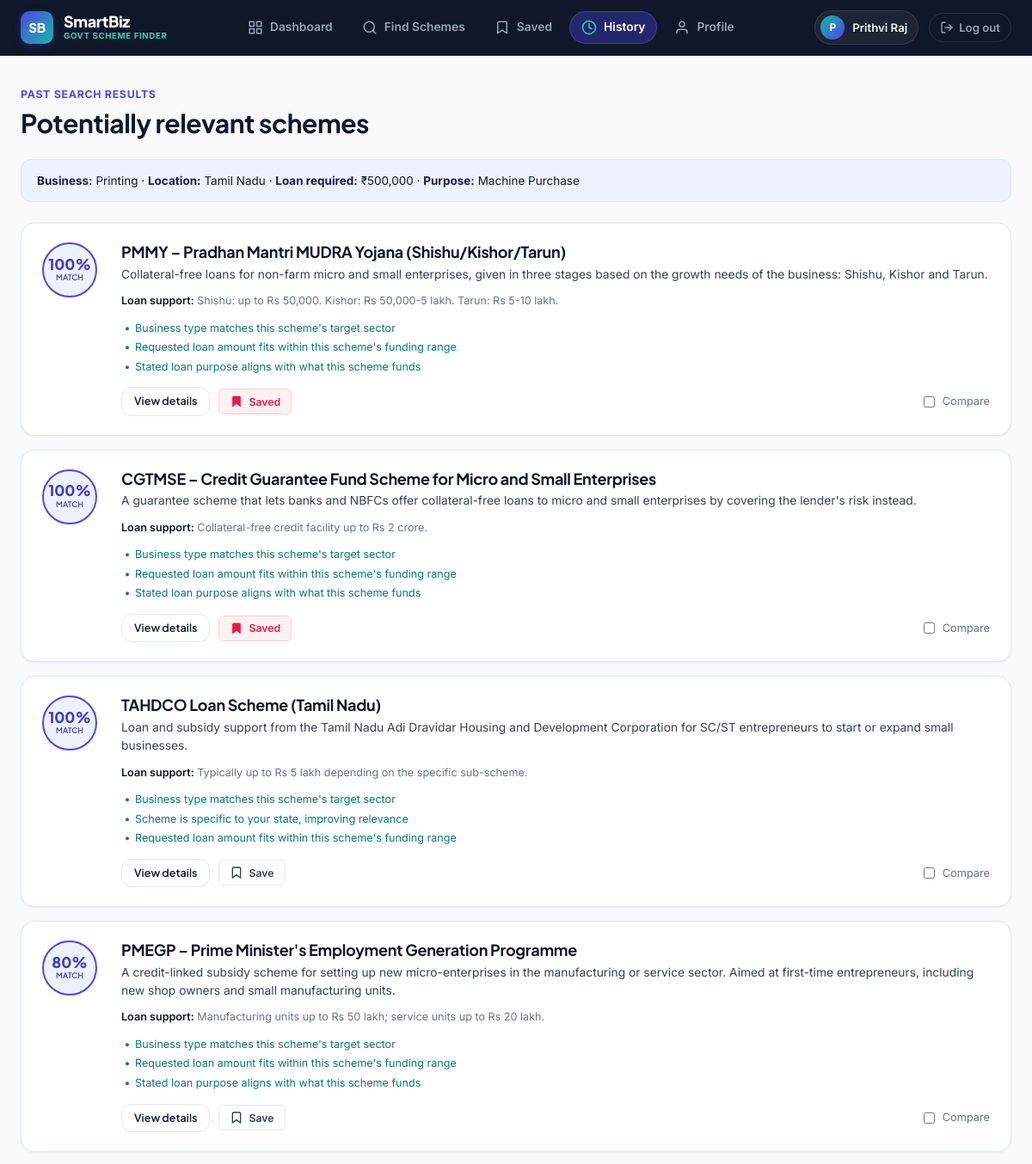
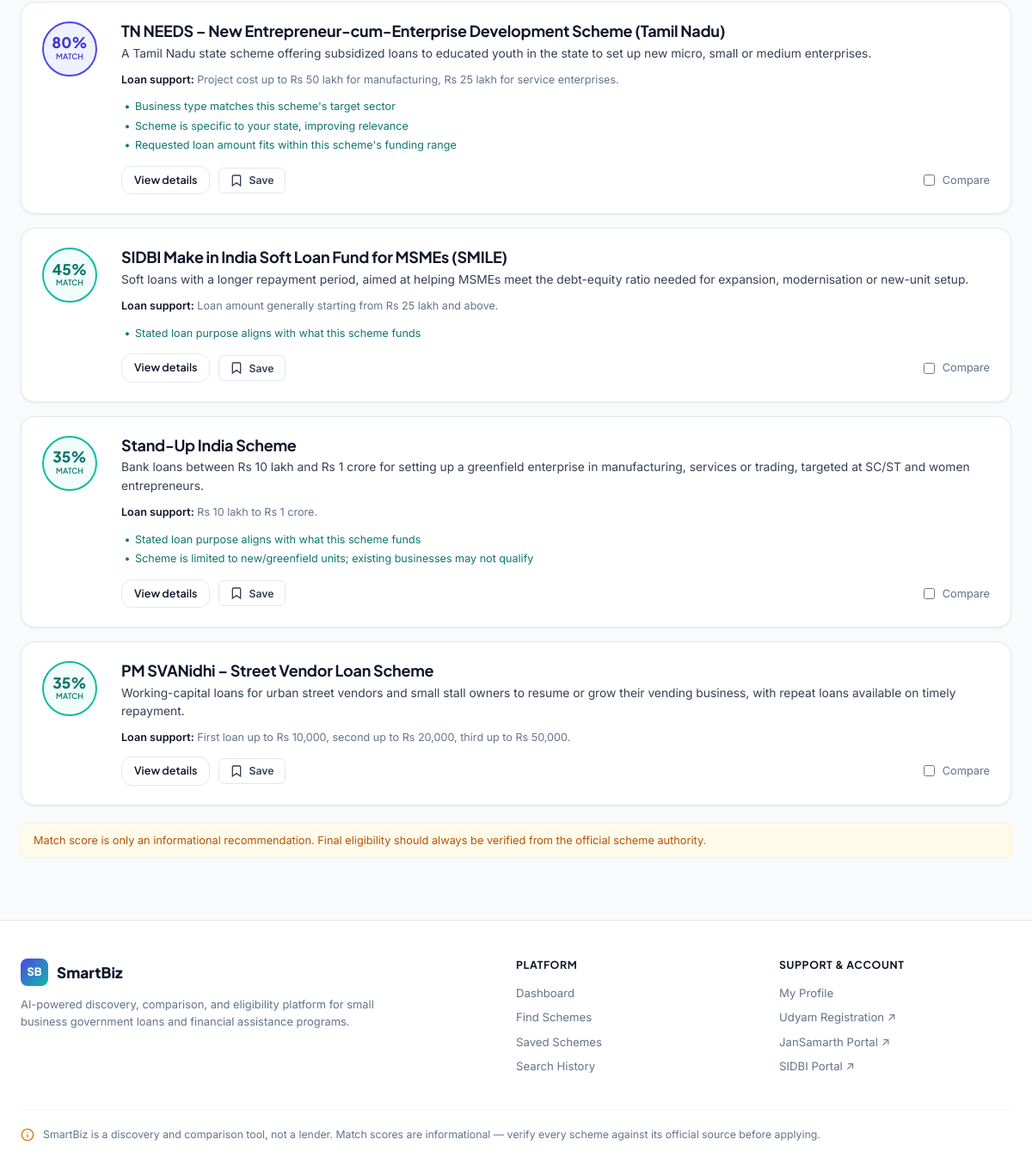
The app's page /history/3 (signed in) with its own data (2 pictures, top to bottom).
### tables this page shows
CREATE TABLE search_history (
            history_id INTEGER PRIMARY KEY AUTOINCREMENT,
            user_id INTEGER NOT NULL,
            business_type TEXT,
            location TEXT,
            turnover INTEGER,
            loan_amount INTEGER,
            loan_purpose TEXT,
            business_age INTEGER,
            search_date TEXT DEFAULT (datetime('now')),
            search_results TEXT,
            FOREIGN KEY (user_id) REFERENCES users(user_id) ON DELETE CASCADE
        );

CREATE TABLE schemes (
            scheme_id INTEGER PRIMARY KEY AUTOINCREMENT,
            scheme_name TEXT NOT NULL,
            description TEXT,
            eligibility TEXT,
            benefits TEXT,
            loan_details TEXT,
            documents TEXT,
            official_link TEXT,
            raw_json TEXT,
            last_updated TEXT DEFAULT (datetime('now'))
        );

### app.py (the view)
@app.route("/history/<int:history_id>")
@login_required
def history_view(history_id):
    db = get_db()
    row = db.execute(
        "SELECT * FROM search_history WHERE history_id = ? AND user_id = ?",
        (history_id, session["user_id"]),
    ).fetchone()
    if not row:
        flash("Search not found.", "error")
        return redirect(url_for("history"))
    user_input = {
        "business_type": row["business_type"], "location": row["location"],
        "annual_turnover": row["turnover"], "loan_amount": row["loan_amount"],
        "loan_purpose": row["loan_purpose"], "business_age": row["business_age"],
        "registration_status": "udyam", "previous_loan": "none"
    }
    _, ranked = _run_match(user_input)
    saved_ids = {
        r["scheme_id"] for r in db.execute(
            "SELECT scheme_id FROM saved_schemes WHERE user_id = ?", (session["user_id"],)
        )
    }
    return render_template("results.html", user_input=user_input, schemes=ranked[:10],
                            saved_ids=saved_ids, from_history=True)

### ai/scheme_matcher.py (called while the page is built)
def _normalize(text):
    return (text or "").strip().lower()

def match_schemes(all_schemes, user_input, top_n=None):
    results = []
    for scheme in all_schemes:
        pct, reasons = score_scheme(scheme, user_input)
        results.append({**scheme, "match_score": pct, "match_reasons": reasons})
    results.sort(key=lambda s: s["match_score"], reverse=True)
    if top_n:
        results = results[:top_n]
    return results

### app.py (called while the page is built, shortened)
def get_db():
    if "db" not in g:
        g.db = sqlite3.connect(DB_PATH)
        g.db.row_factory = sqlite3.Row
        g.db.execute("PRAGMA foreign_keys = ON")
    return g.db

def login_required(view):
    @wraps(view)
    def wrapped(*args, **kwargs):
        return view(*args, **kwargs)
    return wrapped

@app.context_processor
def inject_user():
    return {"current_user_name": session.get("user_name")}

def _clean_int(val, default=0):
    if val is None:
        return default
    if isinstance(val, (int, float)):
        return int(val)
    cleaned = re.sub(r"[^\d]", "", str(val).strip())
    return int(cleaned) if cleaned else default

def _run_match(form):
    user_input = {
        "business_type": str(form.get("business_type") or "").strip(),
        "location": str(form.get("location") or "").strip(),
        "annual_turnover": _clean_int(form.get("annual_turnover")),
        "loan_amount": _clean_int(form.get("loan_amount")),
        "loan_purpose": str(form.get("loan_purpose") or "").strip(),
        "business_age": _clean_int(form.get("business_age")),
        "registration_status": str(form.get("registration_status") or "").strip(),
        "previous_loan": str(form.get("previous_loan") or "").strip(),
    }
    all_schemes = [dict(row_to_scheme(r)) for r in get_db().execute("SELECT * FROM schemes")]
    ranked = match_schemes(all_schemes, user_input)
    return user_input, ranked

def row_to_scheme(row):
    data = json.loads(row["raw_json"])
    data["scheme_id"] = row["scheme_id"]
    return data

### templates/results.html (shortened to what this page needs)
{% extends "base.html" %}
{% block content %}
<div class="results-header">
  <div class="eyebrow">{{ 'Past search results' if from_history else 'Your requirements' }}</div>
  <h1>Potentially relevant schemes</h1>
</div>
<div class="results-summary">
  <b>Business:</b> {{ user_input.business_type|title }} ·
  <b>Location:</b> {{ user_input.location }} ·
  <b>Loan required:</b> ₹{{ "{:,}".format(user_input.loan_amount) }} ·
  <b>Purpose:</b> {{ user_input.loan_purpose|title }}
</div>
{% if schemes|length == 0 %}
<div class="empty-state">
  <h3>No matching schemes found</h3>
  <p>Try adjusting your loan amount or business type and search again.</p>
  <a href="{{ url_for('find_schemes') }}" class="btn btn-accent">Search again</a>
</div>
{% else %}
<div class="scheme-list" id="schemeList">
  {% for scheme in schemes %}
  <div class="scheme-card">
    <div class="match-badge {{ 'match-high' if scheme.match_score >= 80 }}">
      <span class="num">{{ scheme.match_score }}%</span>
      <span class="pct">match</span>
    </div>
    <div>
      <h3>{{ scheme.scheme_name }}</h3>
      <p class="desc">{{ scheme.description }}</p>
      <div class="scheme-meta">
        <span><b>Loan support:</b> {{ scheme.loan_details }}</span>
      </div>
      {% if scheme.match_reasons %}
      <ul class="match-reasons">
        {% for reason in scheme.match_reasons[:3] %}
        <li>{{ reason }}</li>
        {% endfor %}
      </ul>
      {% endif %}
      <div class="card-actions">
        <a href="{{ url_for('scheme_details', scheme_id=scheme.scheme_id) }}" class="btn btn-outline btn-sm">View details</a>
        <button type="button" class="btn-save-toggle {{ 'is-saved' if scheme.scheme_id in saved_ids else '' }}" data-scheme-id="{{ scheme.scheme_id }}" aria-label="{{ 'Remove from saved' if scheme.scheme_id in saved_ids else 'Save scheme' }}">
          {% if scheme.scheme_id in saved_ids %}
          <svg class="save-icon" width="16" height="16" viewBox="0 0 24 24" fill="currentColor" stroke="currentColor" stroke-width="1"><path d="M19 21l-7-5-7 5V5a2 2 0 0 1 2-2h10a2 2 0 0 1 2 2z"></path></svg>
          <span class="save-btn-text">Saved</span>
          {% else %}
          <svg class="save-icon" width="16" height="16" viewBox="0 0 24 24" fill="none" stroke="currentColor" stroke-width="2"><path d="M19 21l-7-5-7 5V5a2 2 0 0 1 2-2h10a2 2 0 0 1 2 2z"></path></svg>
          <span class="save-btn-text">Save</span>
          {% endif %}
        </button>
        <label class="compare-check">
          <input type="checkbox" class="compare-checkbox" value="{{ scheme.scheme_id }}">
          Compare
        </label>
      </div>
    </div>
  </div>
  {% endfor %}
</div>
<div class="notice-box" style="margin-top:20px;">Match score is only an informational recommendation. Final eligibility should always be verified from the official scheme authority.</div>
{% endif %}
{% endblock %}

### templates/base.html (shortened to what this page needs)
<!DOCTYPE html>
<html lang="en">
<head>
<link rel="stylesheet" href="{{ url_for('static', filename='css/style.css') }}">
</head>
<body>
{% if session.get('user_id') %}
<header class="topbar">
  <div class="topbar-inner">
    <a class="brand" href="{{ url_for('dashboard') }}" aria-label="SmartBiz Home">
      <div class="brand-badge">SB</div>
      <div class="brand-text-group">
        <span class="brand-title">SmartBiz</span>
        <span class="brand-tag">GOVT SCHEME FINDER</span>
      </div>
    </a>
    <nav class="topnav" id="desktopNav">
      <a href="{{ url_for('dashboard') }}" class="nav-item {{ 'active' if request.endpoint == 'dashboard' }}">
        <span>Dashboard</span>
      </a>
      <a href="{{ url_for('find_schemes') }}" class="nav-item {{ 'active' if request.endpoint in ['find_schemes','results'] }}">
        <svg width="18" height="18" viewBox="0 0 24 24" fill="none" stroke="currentColor" stroke-width="2" stroke-linecap="round" stroke-linejoin="round"><circle cx="11" cy="11" r="8"></circle><line x1="21" y1="21" x2="16.65" y2="16.65"></line></svg>
        <span>Find Schemes</span>
      </a>
      <a href="{{ url_for('saved_schemes') }}" class="nav-item {{ 'active' if request.endpoint == 'saved_schemes' }}">
        <svg width="18" height="18" viewBox="0 0 24 24" fill="none" stroke="currentColor" stroke-width="2" stroke-linecap="round" stroke-linejoin="round"><path d="M19 21l-7-5-7 5V5a2 2 0 0 1 2-2h10a2 2 0 0 1 2 2z"></path></svg>
        <span>Saved</span>
      </a>
      <a href="{{ url_for('history') }}" class="nav-item {{ 'active' if request.endpoint in ['history','history_view'] }}">
        <svg width="18" height="18" viewBox="0 0 24 24" fill="none" stroke="currentColor" stroke-width="2" stroke-linecap="round" stroke-linejoin="round"><circle cx="12" cy="12" r="10"></circle><polyline points="12 6 12 12 16 14"></polyline></svg>
        <span>History</span>
      </a>
      <a href="{{ url_for('profile') }}" class="nav-item {{ 'active' if request.endpoint == 'profile' }}">
        <svg width="18" height="18" viewBox="0 0 24 24" fill="none" stroke="currentColor" stroke-width="2" stroke-linecap="round" stroke-linejoin="round"><path d="M20 21v-2a4 4 0 0 0-4-4H8a4 4 0 0 0-4 4v2"></path><circle cx="12" cy="7" r="4"></circle></svg>
        <span>Profile</span>
      </a>
    </nav>
    <div class="topbar-user-section">
      <a href="{{ url_for('profile') }}" class="user-pill" title="My Profile">
        <div class="user-avatar">{{ (current_user_name or 'U')[:1] | upper }}</div>
        <span class="user-name-text">{{ current_user_name or 'Account' }}</span>
      </a>
      <a href="{{ url_for('logout') }}" class="btn-logout" title="Log out">
        <svg width="16" height="16" viewBox="0 0 24 24" fill="none" stroke="currentColor" stroke-width="2" stroke-linecap="round" stroke-linejoin="round"><path d="M9 21H5a2 2 0 0 1-2-2V5a2 2 0 0 1 2-2h4"></path><polyline points="16 17 21 12 16 7"></polyline><line x1="21" y1="12" x2="9" y2="12"></line></svg>
        <span>Log out</span>
      </a>
    </div>
  </div>
</header>
{% endif %}
<main class="page {{ 'page-auth' if not session.get('user_id') }}">
  {% block content %}{% endblock %}
</main>
<footer class="site-footer">
  <div class="footer-inner">
    <div class="footer-brand-col">
      <div class="footer-brand">
        <span class="footer-badge">SB</span>
        <span class="footer-title">SmartBiz</span>
      </div>
      <p class="footer-tagline">AI-powered discovery, comparison, and eligibility platform for small business government loans and financial assistance programs.</p>
    </div>
    <div class="footer-links-col">
      <h4>Platform</h4>
      <a href="{{ url_for('dashboard') }}">Dashboard</a>
      <a href="{{ url_for('find_schemes') }}">Find Schemes</a>
      <a href="{{ url_for('saved_schemes') }}">Saved Schemes</a>
      <a href="{{ url_for('history') }}">Search History</a>
    </div>
    <div class="footer-links-col">
      <h4>Support & Account</h4>
      <a href="{{ url_for('profile') }}">My Profile</a>
      <a href="https://udyamregistration.gov.in" target="_blank" rel="noopener">Udyam Registration ↗</a>
      <a href="https://www.jansamarth.in" target="_blank" rel="noopener">JanSamarth Portal ↗</a>
      <a href="https://www.sidbi.in" target="_blank" rel="noopener">SIDBI Portal ↗</a>
    </div>
  </div>
  <div class="footer-disclaimer">
    <svg width="16" height="16" viewBox="0 0 24 24" fill="none" stroke="currentColor" stroke-width="2" stroke-linecap="round" stroke-linejoin="round"><circle cx="12" cy="12" r="10"></circle><line x1="12" y1="16" x2="12" y2="12"></line><line x1="12" y1="8" x2="12.01" y2="8"></line></svg>
    <p>SmartBiz is a discovery and comparison tool, not a lender. Match scores are informational — verify every scheme against its official source before applying.</p>
  </div>
</footer>
</body>
</html>

### records on screen
search_history: business_type "Printing", location "Tamil Nadu", loan_amount "500,000", loan_purpose "Machine Purchase"
schemes: match_score "100", scheme_name "PMMY – Pradhan Mantri MUDRA Yojana (Shishu/Kishor/Tarun)", description "Collateral-free loans for non-farm micro and small enterprises, given in three stages based on the growth needs of the business: Shishu, Kishor and Tarun.", loan_details "Shishu: up to Rs 50,000. Kishor: Rs 50,000-5 lakh. Tarun: Rs 5-10 lakh.", 3 "Business type matches this scheme's target sector" "Requested loan amount fits within this scheme's funding range" "Stated loan purpose aligns with what this scheme funds", shows "Saved"
schemes: match_score "100", scheme_name "CGTMSE – Credit Guarantee Fund Scheme for Micro and Small Enterprises", description "A guarantee scheme that lets banks and NBFCs offer collateral-free loans to micro and small enterprises by covering the lender's risk instead.", loan_details "Collateral-free credit facility up to Rs 2 crore.", 3 "Business type matches this scheme's target sector" "Requested loan amount fits within this scheme's funding range" "Stated loan purpose aligns with what this scheme funds", shows "Saved"
schemes: match_score "100", scheme_name "TAHDCO Loan Scheme (Tamil Nadu)", description "Loan and subsidy support from the Tamil Nadu Adi Dravidar Housing and Development Corporation for SC/ST entrepreneurs to start or expand small businesses.", loan_details "Typically up to Rs 5 lakh depending on the specific sub-scheme.", 3 "Business type matches this scheme's target sector" "Scheme is specific to your state, improving relevance" "Requested loan amount fits within this scheme's funding range", shows "Save"
schemes: match_score "80", scheme_name "PMEGP – Prime Minister's Employment Generation Programme", description "A credit-linked subsidy scheme for setting up new micro-enterprises in the manufacturing or service sector. Aimed at first-time entrepreneurs, including new shop owners and small manufacturing units.", loan_details "Manufacturing units up to Rs 50 lakh; service units up to Rs 20 lakh.", 3 "Business type matches this scheme's target sector" "Requested loan amount fits within this scheme's funding range" "Stated loan purpose aligns with what this scheme funds", shows "Save"
schemes: match_score "80", scheme_name "TN NEEDS – New Entrepreneur-cum-Enterprise Development Scheme (Tamil Nadu)", description "A Tamil Nadu state scheme offering subsidized loans to educated youth in the state to set up new micro, small or medium enterprises.", loan_details "Project cost up to Rs 50 lakh for manufacturing, Rs 25 lakh for service enterprises.", 3 "Business type matches this scheme's target sector" "Scheme is specific to your state, improving relevance" "Requested loan amount fits within this scheme's funding range", shows "Save"
schemes: match_score "45", scheme_name "SIDBI Make in India Soft Loan Fund for MSMEs (SMILE)", description "Soft loans with a longer repayment period, aimed at helping MSMEs meet the debt-equity ratio needed for expansion, modernisation or new-unit setup.", loan_details "Loan amount generally starting from Rs 25 lakh and above.", 3 "Stated loan purpose aligns with what this scheme funds", shows "Save"
schemes: match_score "35", scheme_name "Stand-Up India Scheme", description "Bank loans between Rs 10 lakh and Rs 1 crore for setting up a greenfield enterprise in manufacturing, services or trading, targeted at SC/ST and women entrepreneurs.", loan_details "Rs 10 lakh to Rs 1 crore.", 3 "Stated loan purpose aligns with what this scheme funds" "Scheme is limited to new/greenfield units; existing businesses may not qualify", shows "Save"
schemes: match_score "35", scheme_name "PM SVANidhi – Street Vendor Loan Scheme", description "Working-capital loans for urban street vendors and small stall owners to resume or grow their vending business, with repeat loans available on timely repayment.", loan_details "First loan up to Rs 10,000, second up to Rs 20,000, third up to Rs 50,000.", shows "Save"

### other values on screen
{{ (current_user_name or 'U')[:1] | upper }} "P"
{{ current_user_name or 'Account' }} "Prithvi Raj"
{{ 'Past search results' if from_history else 'Your requirements' }} "PAST SEARCH RESULTS"
